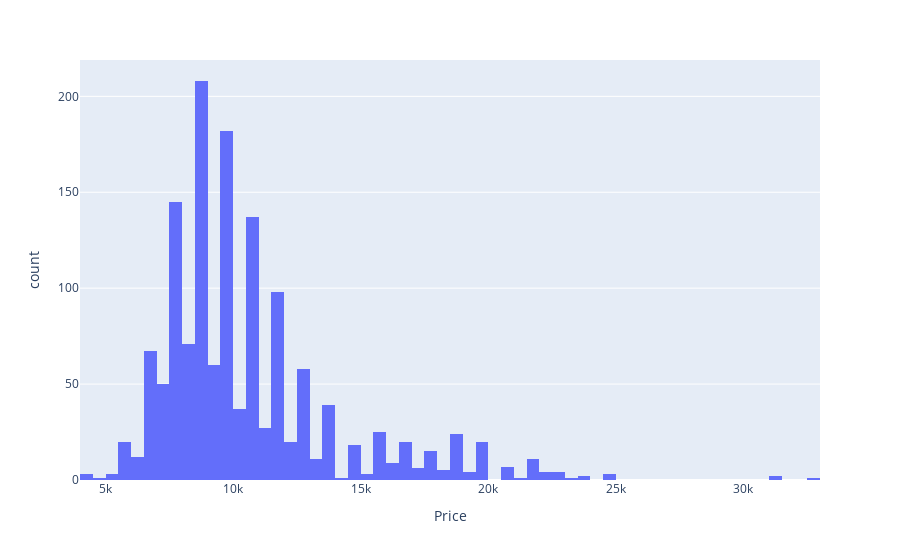

Source (notebook cell):
### Code cell
fig = px.histogram(df1.Price, x="Price")
fig.show()

### Figure 1 — Plotly figure (JSON) as saved in the notebook; plotly's stock layout.template omitted (floating-point values rounded to 4 significant figures; data arrays with more than 128 entries replaced by an {"elided": "..."} marker saying what was removed)
{"data": [{"alignmentgroup": "True", "bingroup": "x", "hovertemplate": "Price=%{x}<br>count=%{y}<extra></extra>", "legendgroup": "", "marker": {"color": "#636efa", "pattern": {"shape": ""}}, "name": "", "offsetgroup": "", "orientation": "v", "showlegend": false, "type": "histogram", "x": {"elided": "1435 int values"}, "xaxis": "x", "yaxis": "y"}], "layout": {"barmode": "relative", "legend": {"tracegroupgap": 0}, "margin": {"t": 60}, "xaxis": {"anchor": "y", "domain": [0, 1], "title": {"text": "Price"}}, "yaxis": {"anchor": "x", "domain": [0, 1], "title": {"text": "count"}}}}
